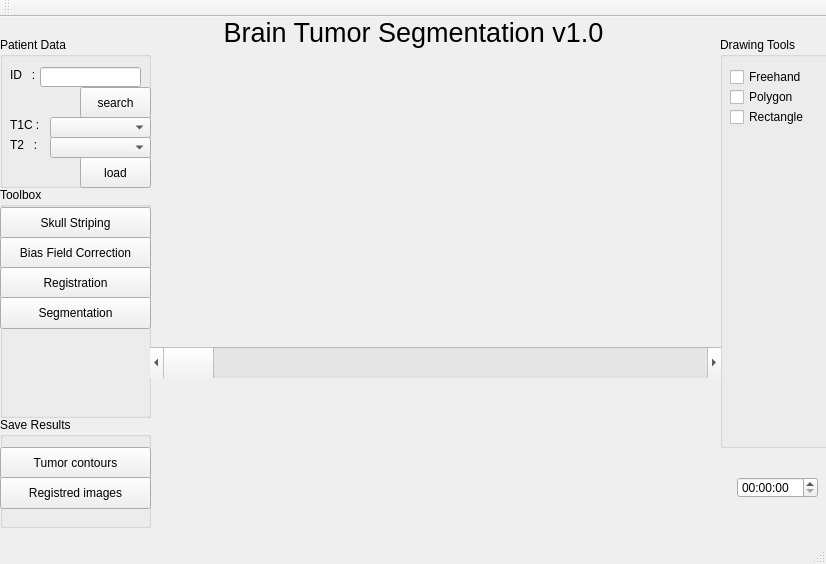
<?xml version="1.0" encoding="UTF-8"?>
<ui version="4.0">
 <class>MainWindow</class>
 <widget class="QMainWindow" name="MainWindow">
  <property name="geometry">
   <rect>
    <x>0</x>
    <y>0</y>
    <width>826</width>
    <height>564</height>
   </rect>
  </property>
  <property name="sizePolicy">
   <sizepolicy hsizetype="Maximum" vsizetype="Maximum">
    <horstretch>20</horstretch>
    <verstretch>20</verstretch>
   </sizepolicy>
  </property>
  <property name="windowTitle">
   <string>MainWindow</string>
  </property>
  <widget class="QWidget" name="centralWidget">
   <widget class="QGroupBox" name="groupBox">
    <property name="geometry">
     <rect>
      <x>0</x>
      <y>20</y>
      <width>151</width>
      <height>151</height>
     </rect>
    </property>
    <property name="sizePolicy">
     <sizepolicy hsizetype="Expanding" vsizetype="Expanding">
      <horstretch>0</horstretch>
      <verstretch>0</verstretch>
     </sizepolicy>
    </property>
    <property name="title">
     <string>Patient Data</string>
    </property>
    <widget class="QLineEdit" name="lineEdit">
     <property name="geometry">
      <rect>
       <x>40</x>
       <y>30</y>
       <width>101</width>
       <height>20</height>
      </rect>
     </property>
    </widget>
    <widget class="QLabel" name="label">
     <property name="geometry">
      <rect>
       <x>10</x>
       <y>30</y>
       <width>31</width>
       <height>16</height>
      </rect>
     </property>
     <property name="text">
      <string>ID   :</string>
     </property>
    </widget>
    <widget class="QPushButton" name="pushButton">
     <property name="geometry">
      <rect>
       <x>80</x>
       <y>50</y>
       <width>71</width>
       <height>31</height>
      </rect>
     </property>
     <property name="text">
      <string>search</string>
     </property>
    </widget>
    <widget class="QLabel" name="label_2">
     <property name="geometry">
      <rect>
       <x>10</x>
       <y>80</y>
       <width>41</width>
       <height>16</height>
      </rect>
     </property>
     <property name="text">
      <string>T1C :</string>
     </property>
    </widget>
    <widget class="QLabel" name="label_3">
     <property name="geometry">
      <rect>
       <x>10</x>
       <y>100</y>
       <width>41</width>
       <height>16</height>
      </rect>
     </property>
     <property name="text">
      <string>T2   :</string>
     </property>
    </widget>
    <widget class="QComboBox" name="comboBox">
     <property name="geometry">
      <rect>
       <x>50</x>
       <y>80</y>
       <width>101</width>
       <height>21</height>
      </rect>
     </property>
    </widget>
    <widget class="QComboBox" name="comboBox_2">
     <property name="geometry">
      <rect>
       <x>50</x>
       <y>100</y>
       <width>101</width>
       <height>21</height>
      </rect>
     </property>
    </widget>
    <widget class="QPushButton" name="pushButton_2">
     <property name="geometry">
      <rect>
       <x>80</x>
       <y>120</y>
       <width>71</width>
       <height>31</height>
      </rect>
     </property>
     <property name="text">
      <string>load</string>
     </property>
    </widget>
   </widget>
   <widget class="QGroupBox" name="groupBox_2">
    <property name="geometry">
     <rect>
      <x>0</x>
      <y>170</y>
      <width>151</width>
      <height>231</height>
     </rect>
    </property>
    <property name="sizePolicy">
     <sizepolicy hsizetype="Expanding" vsizetype="Expanding">
      <horstretch>0</horstretch>
      <verstretch>0</verstretch>
     </sizepolicy>
    </property>
    <property name="title">
     <string>Toolbox</string>
    </property>
    <widget class="QPushButton" name="pushButton_3">
     <property name="geometry">
      <rect>
       <x>0</x>
       <y>20</y>
       <width>151</width>
       <height>32</height>
      </rect>
     </property>
     <property name="text">
      <string>Skull Striping</string>
     </property>
    </widget>
    <widget class="QPushButton" name="pushButton_4">
     <property name="geometry">
      <rect>
       <x>0</x>
       <y>50</y>
       <width>151</width>
       <height>32</height>
      </rect>
     </property>
     <property name="text">
      <string>Bias Field Correction</string>
     </property>
    </widget>
    <widget class="QPushButton" name="pushButton_5">
     <property name="geometry">
      <rect>
       <x>0</x>
       <y>80</y>
       <width>151</width>
       <height>32</height>
      </rect>
     </property>
     <property name="text">
      <string>Registration</string>
     </property>
    </widget>
    <widget class="QPushButton" name="pushButton_6">
     <property name="geometry">
      <rect>
       <x>0</x>
       <y>110</y>
       <width>151</width>
       <height>32</height>
      </rect>
     </property>
     <property name="text">
      <string>Segmentation</string>
     </property>
    </widget>
   </widget>
   <widget class="QGroupBox" name="groupBox_3">
    <property name="geometry">
     <rect>
      <x>0</x>
      <y>400</y>
      <width>151</width>
      <height>111</height>
     </rect>
    </property>
    <property name="sizePolicy">
     <sizepolicy hsizetype="Expanding" vsizetype="Expanding">
      <horstretch>0</horstretch>
      <verstretch>0</verstretch>
     </sizepolicy>
    </property>
    <property name="title">
     <string>Save Results</string>
    </property>
    <widget class="QPushButton" name="pushButton_7">
     <property name="geometry">
      <rect>
       <x>0</x>
       <y>30</y>
       <width>151</width>
       <height>32</height>
      </rect>
     </property>
     <property name="text">
      <string>Tumor contours</string>
     </property>
    </widget>
    <widget class="QPushButton" name="pushButton_8">
     <property name="geometry">
      <rect>
       <x>0</x>
       <y>60</y>
       <width>151</width>
       <height>32</height>
      </rect>
     </property>
     <property name="text">
      <string>Registred images</string>
     </property>
    </widget>
   </widget>
   <widget class="QScrollBar" name="horizontalScrollBar">
    <property name="geometry">
     <rect>
      <x>150</x>
      <y>330</y>
      <width>571</width>
      <height>31</height>
     </rect>
    </property>
    <property name="orientation">
     <enum>Qt::Horizontal</enum>
    </property>
   </widget>
   <widget class="QGroupBox" name="groupBox_4">
    <property name="geometry">
     <rect>
      <x>720</x>
      <y>20</y>
      <width>111</width>
      <height>411</height>
     </rect>
    </property>
    <property name="sizePolicy">
     <sizepolicy hsizetype="Expanding" vsizetype="Expanding">
      <horstretch>0</horstretch>
      <verstretch>0</verstretch>
     </sizepolicy>
    </property>
    <property name="title">
     <string>Drawing Tools</string>
    </property>
    <widget class="QCheckBox" name="checkBox">
     <property name="geometry">
      <rect>
       <x>10</x>
       <y>30</y>
       <width>89</width>
       <height>20</height>
      </rect>
     </property>
     <property name="text">
      <string>Freehand</string>
     </property>
    </widget>
    <widget class="QCheckBox" name="checkBox_2">
     <property name="geometry">
      <rect>
       <x>10</x>
       <y>50</y>
       <width>89</width>
       <height>20</height>
      </rect>
     </property>
     <property name="text">
      <string>Polygon</string>
     </property>
    </widget>
    <widget class="QCheckBox" name="checkBox_3">
     <property name="geometry">
      <rect>
       <x>10</x>
       <y>70</y>
       <width>89</width>
       <height>20</height>
      </rect>
     </property>
     <property name="text">
      <string>Rectangle</string>
     </property>
    </widget>
   </widget>
   <widget class="QLabel" name="label_4">
    <property name="geometry">
     <rect>
      <x>-2</x>
      <y>0</y>
      <width>831</width>
      <height>31</height>
     </rect>
    </property>
    <property name="sizePolicy">
     <sizepolicy hsizetype="Expanding" vsizetype="Expanding">
      <horstretch>0</horstretch>
      <verstretch>0</verstretch>
     </sizepolicy>
    </property>
    <property name="font">
     <font>
      <pointsize>20</pointsize>
     </font>
    </property>
    <property name="layoutDirection">
     <enum>Qt::LeftToRight</enum>
    </property>
    <property name="text">
     <string>Brain Tumor Segmentation v1.0</string>
    </property>
    <property name="alignment">
     <set>Qt::AlignCenter</set>
    </property>
   </widget>
   <widget class="QTimeEdit" name="timeEdit">
    <property name="geometry">
     <rect>
      <x>737</x>
      <y>460</y>
      <width>81</width>
      <height>21</height>
     </rect>
    </property>
   </widget>
   <widget class="plotHistWidget" name="plotHist" native="true">
    <property name="geometry">
     <rect>
      <x>150</x>
      <y>360</y>
      <width>571</width>
      <height>151</height>
     </rect>
    </property>
   </widget>
   <widget class="figure1Widget" name="figure1" native="true">
    <property name="geometry">
     <rect>
      <x>150</x>
      <y>40</y>
      <width>280</width>
      <height>291</height>
     </rect>
    </property>
   </widget>
   <widget class="figure2Widget" name="figure2" native="true">
    <property name="geometry">
     <rect>
      <x>440</x>
      <y>40</y>
      <width>280</width>
      <height>291</height>
     </rect>
    </property>
   </widget>
  </widget>
  <widget class="QMenuBar" name="menuBar">
   <property name="geometry">
    <rect>
     <x>0</x>
     <y>0</y>
     <width>826</width>
     <height>22</height>
    </rect>
   </property>
  </widget>
  <widget class="QToolBar" name="mainToolBar">
   <attribute name="toolBarArea">
    <enum>TopToolBarArea</enum>
   </attribute>
   <attribute name="toolBarBreak">
    <bool>false</bool>
   </attribute>
  </widget>
  <widget class="QStatusBar" name="statusBar"/>
 </widget>
 <layoutdefault spacing="6" margin="11"/>
 <customwidgets>
  <customwidget>
   <class>figure1Widget</class>
   <extends>QWidget</extends>
   <header>figure1widgetFile</header>
   <container>1</container>
  </customwidget>
  <customwidget>
   <class>figure2Widget</class>
   <extends>QWidget</extends>
   <header>figure2widgetFile</header>
   <container>1</container>
  </customwidget>
  <customwidget>
   <class>plotHistWidget</class>
   <extends>QWidget</extends>
   <header>plothistwidgetFile</header>
   <container>1</container>
  </customwidget>
 </customwidgets>
 <resources/>
 <connections/>
</ui>
